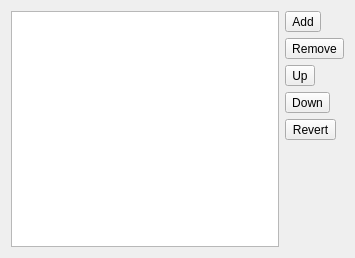
<?xml version="1.0" encoding="UTF-8"?>
<ui version="4.0">
 <class>SkkDictWidget</class>
 <widget class="QWidget" name="SkkDictWidget">
  <property name="geometry">
   <rect>
    <x>0</x>
    <y>0</y>
    <width>355</width>
    <height>258</height>
   </rect>
  </property>
  <property name="windowTitle">
   <string>Form</string>
  </property>
  <layout class="QHBoxLayout" name="horizontalLayout">
   <item>
    <widget class="QListView" name="dictionaryView"/>
   </item>
   <item>
    <layout class="QVBoxLayout" name="verticalLayout_2">
     <item>
      <widget class="QToolButton" name="addDictButton">
       <property name="text">
        <string>Add</string>
       </property>
      </widget>
     </item>
     <item>
      <widget class="QToolButton" name="removeDictButton">
       <property name="text">
        <string>Remove</string>
       </property>
      </widget>
     </item>
     <item>
      <widget class="QToolButton" name="moveUpDictButton">
       <property name="text">
        <string>Up</string>
       </property>
      </widget>
     </item>
     <item>
      <widget class="QToolButton" name="moveDownDictButton">
       <property name="text">
        <string>Down</string>
       </property>
      </widget>
     </item>
     <item>
      <widget class="QToolButton" name="defaultDictButton">
       <property name="text">
        <string>Revert</string>
       </property>
      </widget>
     </item>
     <item>
      <spacer name="verticalSpacer_2">
       <property name="orientation">
        <enum>Qt::Vertical</enum>
       </property>
       <property name="sizeHint" stdset="0">
        <size>
         <width>20</width>
         <height>40</height>
        </size>
       </property>
      </spacer>
     </item>
    </layout>
   </item>
  </layout>
 </widget>
 <resources/>
 <connections/>
</ui>
